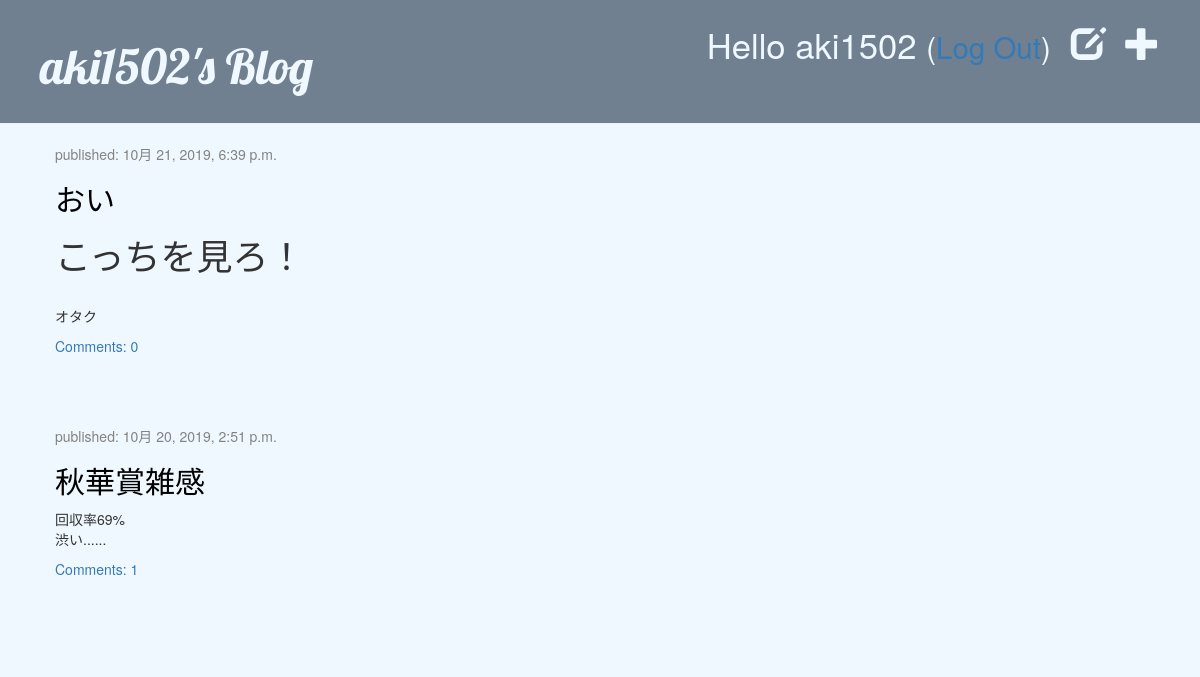
The app's page / (signed in) with its own data.
### blog/models.py (models this page shows, shortened)
class Post(models.Model):
    if False:
        comments = None
    author = models.ForeignKey(settings.AUTH_USER_MODEL, on_delete=models.CASCADE)
    title = models.CharField(max_length=200)
    text = models.TextField()
    created_date = models.DateTimeField(default=timezone.now)
    published_date = models.DateTimeField(blank=True, null=True)
    number_of_like = models.PositiveIntegerField(default=0)
    def approved_comments(self):
        return self.comments.filter(approved_comment=True)

### blog/views.py (the view)
# urls.py: path("", views.post_list, name="post_list"),
def post_list(request):
    posts = Post.objects.filter(published_date__lte=timezone.now()).order_by("-published_date")
    d = {
        "posts": posts
    }
    return render(request, "blog/post_list.html", d)

### blog/templates/blog/post_list.html
{% extends 'blog/base.html' %}
{% block content %}
    {% for post in posts %}
        <div class="post">
            <div class="date">
                <p>published: {{ post.published_date }}</p>
            </div>
            <h2><a href="{% url 'post_detail' pk=post.pk %}">{{ post.title }}</a></h2>
            <p>{{ post.text|safe|linebreaksbr|truncatechars_html:200 }}</p>
            <a href="{% url 'post_detail' pk=post.pk %}">Comments: {{ post.approved_comments.count }}</a>
        </div>
    {% endfor %}
{% endblock %}

### blog/templates/blog/base.html (shortened to what this page needs)
<!DOCTYPE html>
{% load static %}
<html>
    <head lang="ja">
        <link rel="stylesheet" href="//maxcdn.bootstrapcdn.com/bootstrap/3.2.0/css/bootstrap.min.css">
        <link rel="stylesheet" href="//maxcdn.bootstrapcdn.com/bootstrap/3.2.0/css/bootstrap-theme.min.css">
        <link rel="stylesheet" href="{% static "css/blog.css"%}">
    </head>
    <body>
        <div class="page-header">
            {% if user.is_authenticated %}
                <a href="{% url 'post_new' %}" class="top-menu"><span class="glyphicon glyphicon-plus"></span></a>
                <a href="{% url 'post_draft_list' %}" class="top-menu"><span class="glyphicon glyphicon-edit"></span></a>
                <p class="top-menu">Hello {{ user.username }} <small>(<a href="{% url 'logout' %}">Log Out</a>)</small></p>
            {% else %}
                <a href="{% url 'login' %}" class="top-menu"><span class="glyphicon glyphicon-lock"></span></a>
            {% endif %}
            <h1><a href="/">aki1502's Blog</a></h1>
        </div>
        <div class="content container">
            <div class="row">
                <div class="col-md-8">
                    {% block content %}
                    {% endblock content %}
                </div>
            </div>
        </div>
    </body>
</html>

### blog/static/css/blog.css (style rules this page uses)
body { background-color: aliceblue; }
.page-header { background-color: slategrey; margin-top: 0; padding: 20px 20px 20px 40px; }
.page-header h1, .page-header h1 a, .page-header h1 a:visited, .page-header h1 a:active { color: aliceblue; font-size: 36pt; text-decoration: none; }
.content { margin-left: 40px; }
h1, h2, h3, h4 { font-family: 'Lobster', cursive; }
.date { color: #828282; }
.top-menu, .top-menu:hover, .top-menu:visited { color: aliceblue; float: right; font-size: 26pt; margin-right: 20px; }
.post { margin-bottom: 70px; }
.post h2 a, .post h2 a:visited { color: #000000; }

### records on screen
Post: published_date "10月 21, 2019, 6:39 p.m.", title "おい", text "こっちを見ろ！ オタク", approved_comments.count "0"
Post: published_date "10月 20, 2019, 2:51 p.m.", title "秋華賞雑感", text "回収率69% 渋い......", approved_comments.count "1"

### other values on screen
{{ user.username }} "aki1502"
